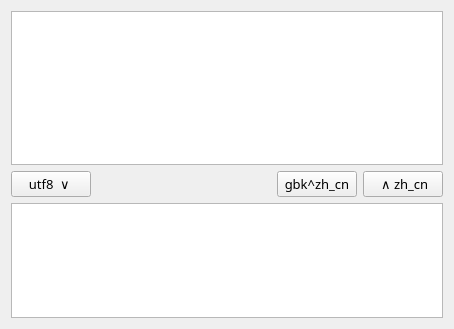
<?xml version="1.0" encoding="UTF-8"?>
<ui version="4.0">
 <class>Widget</class>
 <widget class="QWidget" name="Widget">
  <property name="geometry">
   <rect>
    <x>0</x>
    <y>0</y>
    <width>454</width>
    <height>329</height>
   </rect>
  </property>
  <property name="font">
   <font>
    <family>微软雅黑</family>
    <pointsize>10</pointsize>
    <weight>50</weight>
    <bold>false</bold>
   </font>
  </property>
  <property name="windowTitle">
   <string>Utf8中文转换</string>
  </property>
  <layout class="QGridLayout" name="gridLayout">
   <item row="2" column="1">
    <spacer name="horizontalSpacer">
     <property name="orientation">
      <enum>Qt::Horizontal</enum>
     </property>
     <property name="sizeHint" stdset="0">
      <size>
       <width>40</width>
       <height>20</height>
      </size>
     </property>
    </spacer>
   </item>
   <item row="2" column="3">
    <widget class="QPushButton" name="tocn">
     <property name="text">
      <string> ∧ zh_cn</string>
     </property>
    </widget>
   </item>
   <item row="2" column="0">
    <widget class="QPushButton" name="toutf">
     <property name="text">
      <string>utf8  ∨ </string>
     </property>
    </widget>
   </item>
   <item row="0" column="0" colspan="4">
    <widget class="QTextEdit" name="cn"/>
   </item>
   <item row="4" column="0" rowspan="2" colspan="4">
    <widget class="QTextEdit" name="utf"/>
   </item>
   <item row="2" column="2">
    <widget class="QPushButton" name="gbk">
     <property name="text">
      <string>gbk^zh_cn</string>
     </property>
    </widget>
   </item>
  </layout>
 </widget>
 <layoutdefault spacing="6" margin="11"/>
 <resources/>
 <connections/>
</ui>
